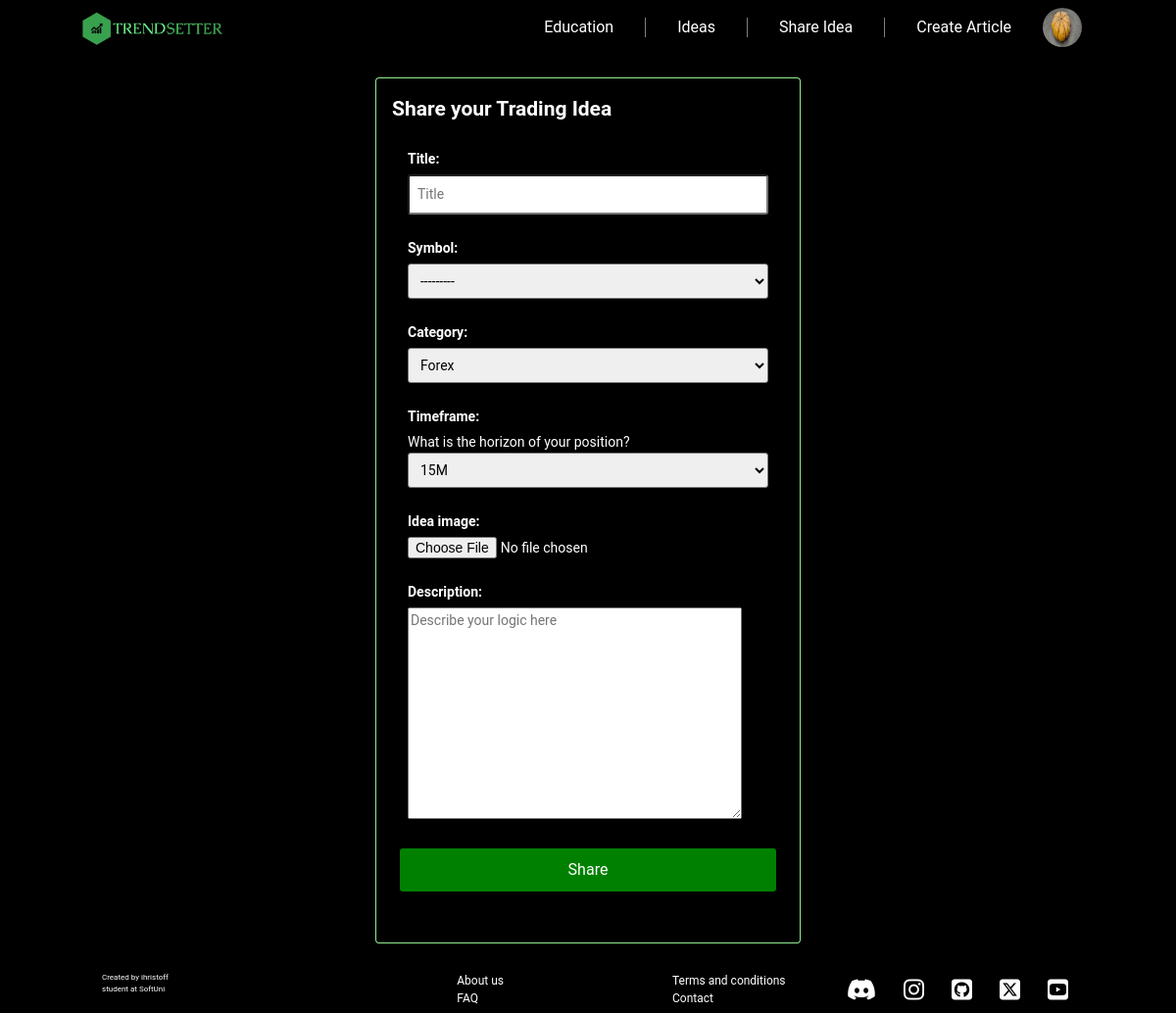
/trade_ideas/share/ (signed in), run on an earlier commit of the app's database.
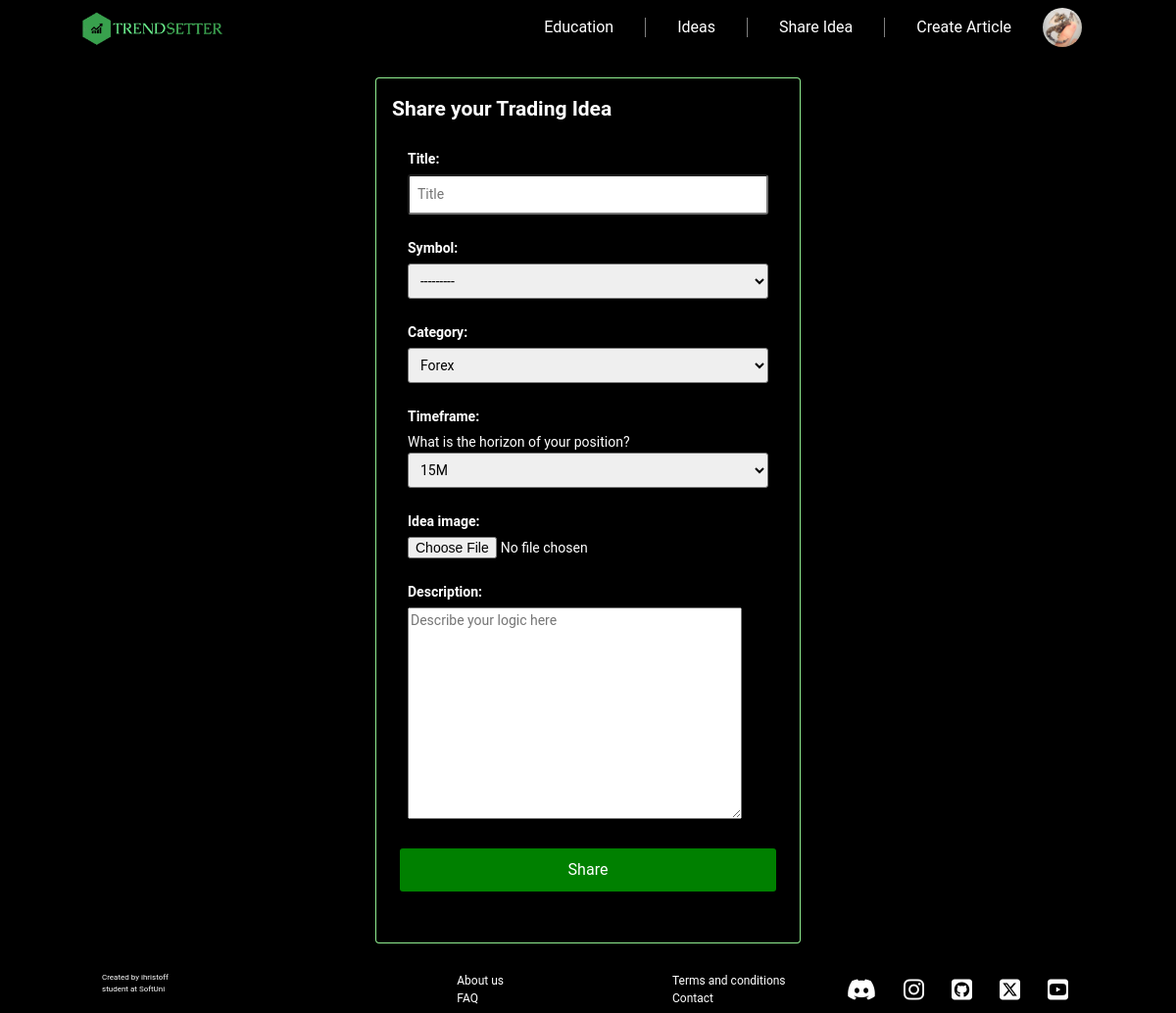
And on a later commit of the database.
### TrendSetter/accounts/models.py (models this page shows, shortened)
class TrendSetterUser(auth_models.AbstractBaseUser, auth_models.PermissionsMixin):
    EMAIL_MAX_LENGTH = 50
    email = models.EmailField(
        unique=True,
        max_length=EMAIL_MAX_LENGTH,
        null=False,
        blank=False,
        error_messages={'unique': 'A user with that email already exists',}
    )
    date_joined = models.DateTimeField(
        auto_now_add=True,
    )
    is_staff = models.BooleanField(
        default=False,
    )
    USERNAME_FIELD = "email"
    objects= TrendSetterUserManager()
    class Meta:
        verbose_name = "User"

class Profile(models.Model):
    BEGINNER = 'beginner'
    INTERMEDIATE = 'intermediate'
    ADVANCED = 'advanced'
    EXPERT = 'Expert'
    EXPERIENCE_CHOICES = [
        (BEGINNER, 'Beginner'),
        (INTERMEDIATE, 'Intermediate'),
        (ADVANCED, 'Advanced'),
        (EXPERT, 'Expert'),
    ]
    user = models.OneToOneField(
        TrendSetterUser,
        on_delete=models.CASCADE,
        primary_key=True,
    )
    profile_image = models.ImageField(
        upload_to='profile_images/',
        validators=(image_size_validator,),
        null=True,
        blank=True,
    )
    username = models.CharField(max_length=25, unique=True, null=True, blank=True)
    send_mail_for_new_article=models.BooleanField(default=False)
    show_email = models.BooleanField(default=True)
    bio = models.CharField(max_length=500, null=True, blank=True)
    date_of_birth = models.DateField(null=True, blank=True)
    age = models.PositiveIntegerField(
        null=True,
        blank=True,
    )
    location = models.CharField(max_length=50, null=True, blank=True)
    trading_experience = models.CharField(
        max_length=12,
        choices=EXPERIENCE_CHOICES,
        default=BEGINNER,
    )

### TrendSetter/trade_ideas/views.py (the view, shortened to what this page needs)
# urls.py: path('share/', CreateIdeaView.as_view(), name ='create idea'),
class CreateIdeaView(LoginRequiredMixin,  views.CreateView, SuccessMessageMixin):
    model = TradeIdea
    form_class = CreateTradeIdeaForm
    template_name = 'trade_ideas/idea_create.html'

### TrendSetter/trade_ideas/forms.py
class CreateTradeIdeaForm(forms.ModelForm):
    timeframe = forms.ChoiceField(
        choices=TradeIdea.TIMEFRAME_CHOICES,
        help_text="What is the horizon of your position?"
    )
    class Meta:
        model = TradeIdea
        fields = ("title", 'symbol', 'category','timeframe', "idea_image", "description")
        widgets = {
            "title": forms.TextInput(attrs={"placeholder": "Title"}),
            "description": forms.Textarea(attrs={"placeholder": "Describe your logic here"}),
        }

### TrendSetter/accounts/templatetags/custom_filters.py (called while the page is built)
@register.filter(name='is_content_creator')
def is_content_creator(user):
    return user.groups.filter(name='Content Creator').exists()

### templates/trade_ideas/idea_create.html (shortened to what this page needs)
{% extends "base.html" %}
{% block content %}
<div class="center-form">
    <div class="create-form">
        <h2>Share your Trading Idea</h2>
        <form method="post" enctype="multipart/form-data" class="create-article">
            <div class="form-group">
                {% for field in form %}
                    <div class="form-field">
                        {{ field.label_tag }}
                        {% if field.help_text %}
                            <div class="helptext">
                                {{ field.help_text }}
                            </div>
                        {% endif %}
                        {{ field }}
                    </div>
                {% endfor %}
                <button class="btn-primary" type="submit">Share</button>
            </div>
        </form>
    </div>
    </div>
{% endblock %}

### templates/base.html (shortened to what this page needs)
{% load custom_filters %}
{% load static %}
<!DOCTYPE html>
<html lang="en">
<head>
    <link rel="stylesheet" href="{% static 'css/reset.css' %}">
    <link rel="stylesheet" href="{% static 'css/base.css' %}">
</head>
<body>
<section id="top">
    <header class="header">
        <div class="logo">
            <a href="{% url 'index' %}">
                <img src="{% static 'images/logo.png' %} " width="150" alt="TRENDSETTER">
            </a>
        </div>
        <nav class="navigation">
            <ul role="list">
                <li class="nav-item"><a href="{% url 'education articles' %}" class="nav-link ">Education</a></li>
                <li class="nav-item"><a href="{% url 'trade ideas dashboard' %}" class="nav-link">Ideas</a></li>
                {% if not request.user.is_authenticated %}
                    <li class="nav-item"><a href="{% url 'login' %}" class="nav-link">Login</a></li>
                {% else %}
                    <li class="nav-item"><a href="{% url 'create idea' %}" class="nav-link">Share Idea</a></li>
                    {% if user.is_authenticated and user.is_staff %}
                        <li class="nav-item"><a href="{% url 'create article' %}" class="nav-link">Create Article</a>
                        </li>
                    {% elif user.is_authenticated and user|is_content_creator %}
                        <li class="nav-item"><a href="{% url 'create article' %}" class="nav-link">Create Article</a>
                        </li>
                    {% endif %}
                    <div class="profile">
                        {% if request.user.profile.profile_image %}
                            <img src="{{ request.user.profile.profile_image.url }}" alt="Profile Picture"
                                 class="profile-img" id="profileBtn">
                        {% else %}
                            <img src="{% static 'images/anonymous-user.webp' %}" alt="Profile Picture"
                                 class="profile-img" id="profileBtn">
                        {% endif %}
                    </div>
                {% endif %}
            </ul>
        </nav>
    </header>
</section>
<section id="main-section">
    {% block content %}
    {% endblock %}
</section>
<footer>
    <div class="footer-left">
        <div class="created-by">
            <p>Created by ihristoff</p>
            <p>student at <a href="https://softuni.bg" class="softuni-link">SoftUni</a></p>
        </div>
        <div class="footer-center">
            <ul role="list">
                <li><a href="{% url 'about' %}" class="footer-link">About us</a></li>
                <li><a href="{% url 'faq' %}" class="footer-link">FAQ</a></li>
            </ul>
        </div>
    </div>
    <div class="footer-right">
        <div class="footer-center">
            <ul role="list">
                <li><a href="{% url 'terms and conditions' %}" class="footer-link">Terms and conditions</a></li>
                <li><a href="{% url 'contact' %}" class="footer-link">Contact</a></li>
            </ul>
        </div>
        <div class="socials">
            <div class="social-icons">
                <a href="https://discord.gg/SH7ERRZ9" class="footer-link"><i
                        class="fa-brands fa-discord"></i></a>
                <a href="https://www.instagram.com/forexdoc.htc/?hl=en" class="footer-link"><i
                        class="fa-brands fa-instagram icon"></i></a>
                <a href="https://github.com/ihristoff" class="footer-link"><i
                        class="fa-brands fa-square-github"></i></a>
                <a href="https://twitter.com/JohnKicklighter" class="footer-link"><i
                        class="fa-brands fa-square-x-twitter"></i></a>
                <a href="https://www.youtube.com/@FrozenTundraTrader" class="footer-link"><i
                        class="fa-brands fa-square-youtube"></i></a>
            </div>
        </div>
    </div>
</footer>
</body>
</html>

What changed in the data, as far as the page shows it:
changed TrendSetterUser: is_staff True → False (drawn); user.profile.profile_image: a different picture
